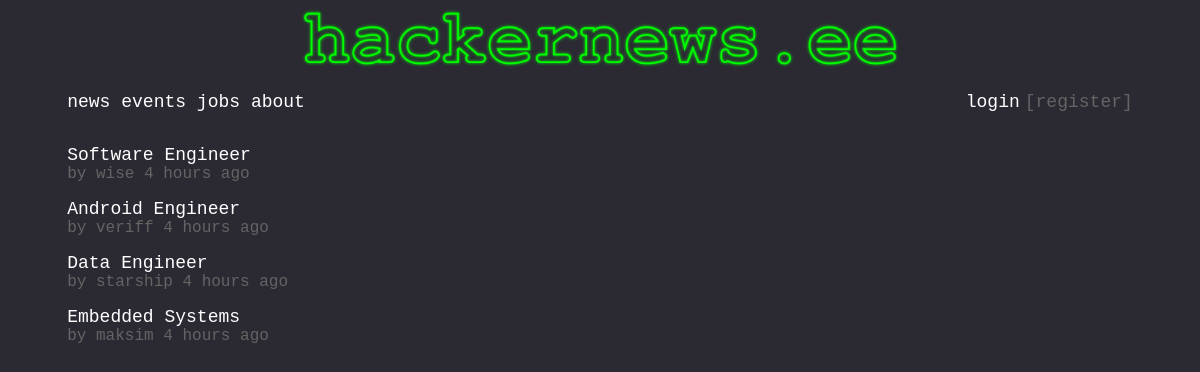
Screenshot of /jobs/ with the database file from the repository.
### JobPost/models.py (models this page shows)
class JobPost(models.Model):
    title = models.CharField(max_length=100, blank=False)
    description = models.TextField(blank=False)
    author = models.CharField(max_length=20, blank=False)
    time = models.DateTimeField(auto_now_add=True, blank=False)

### pages/views.py (the view)
# urls.py: path('jobs/', views.jobs_view, name='jobs'),
def jobs_view(request, *args, **kwargs):
    obj = JobPost.objects.all()
    context = {
        'object' : obj
    }
    return render(request, "jobs.html", context)

### templates/jobs.html
{% extends 'base.html' %}
{% block content %}
{% for each in object %}
<article class="jobs">
    <a href="/jobdetail/{{ each.id }}" class="title">{{ each.title }}</a>
    <p class="subscript">by {{ each.author }} 4 hours ago</p>
</article>
{% endfor %}
{% endblock %}

### static/css/style.css (style rules this page uses)
html { font-size: 18px; font-family: "Courier New"; background-color: #2b2a33; color: #FFFFFF; }
article { width: 90%; max-width: 1200px; margin: 0em auto; }
.title { color: #FFFFFF; font-size: 18px; text-decoration: none; }
.subscript { color: #646464; font-size: 16px; text-decoration: none; margin-top: 0px; }
.jobs { width: 90%; max-width: 1200px; margin: 0em auto; }

### rows the page displays
JobPost: title "Software Engineer", author "wise"
JobPost: title "Android Engineer", author "veriff"
JobPost: title "Data Engineer", author "starship"
JobPost: title "Embedded Systems", author "maksim"
